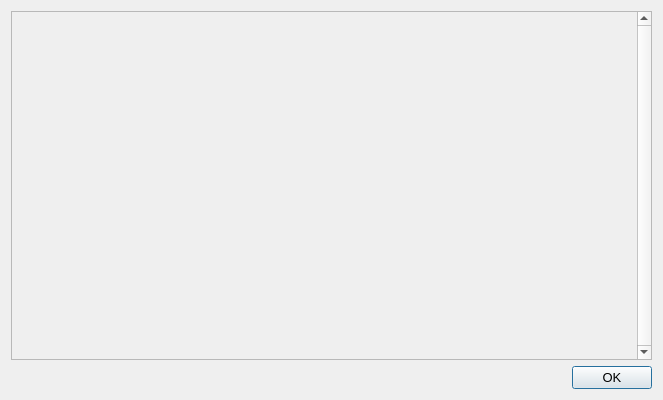
<?xml version="1.0" encoding="UTF-8"?>
<ui version="4.0">
 <class>HelpMessageDialog</class>
 <widget class="QDialog" name="HelpMessageDialog">
  <property name="geometry">
   <rect>
    <x>0</x>
    <y>0</y>
    <width>663</width>
    <height>400</height>
   </rect>
  </property>
  <property name="font">
   <font>
    <pointsize>10</pointsize>
   </font>
  </property>
  <property name="windowTitle">
   <string notr="true">Sexcoin Core - Command-line options</string>
  </property>
  <layout class="QHBoxLayout" name="horizontalLayout_2">
   <item>
    <layout class="QVBoxLayout" name="verticalLayout">
     <item>
      <widget class="QScrollArea" name="scrollArea">
       <property name="verticalScrollBarPolicy">
        <enum>Qt::ScrollBarAlwaysOn</enum>
       </property>
       <property name="widgetResizable">
        <bool>true</bool>
       </property>
       <widget class="QWidget" name="scrollAreaWidgetContents">
        <property name="geometry">
         <rect>
          <x>0</x>
          <y>0</y>
          <width>624</width>
          <height>348</height>
         </rect>
        </property>
        <property name="cursor">
         <cursorShape>UpArrowCursor</cursorShape>
        </property>
        <layout class="QVBoxLayout" name="verticalLayout_2">
         <item>
          <widget class="QLabel" name="helpMessageLabel">
           <property name="cursor">
            <cursorShape>IBeamCursor</cursorShape>
           </property>
           <property name="styleSheet">
            <string notr="true">background-image: url(:/images/about);</string>
           </property>
           <property name="textFormat">
            <enum>Qt::PlainText</enum>
           </property>
           <property name="openExternalLinks">
            <bool>true</bool>
           </property>
           <property name="textInteractionFlags">
            <set>Qt::LinksAccessibleByMouse|Qt::TextSelectableByKeyboard|Qt::TextSelectableByMouse</set>
           </property>
          </widget>
         </item>
        </layout>
       </widget>
      </widget>
     </item>
     <item>
      <widget class="QDialogButtonBox" name="okButton">
       <property name="orientation">
        <enum>Qt::Horizontal</enum>
       </property>
       <property name="standardButtons">
        <set>QDialogButtonBox::Ok</set>
       </property>
      </widget>
     </item>
    </layout>
   </item>
  </layout>
 </widget>
 <resources>
  <include location="../bitcoin.qrc"/>
 </resources>
 <connections>
  <connection>
   <sender>okButton</sender>
   <signal>accepted()</signal>
   <receiver>HelpMessageDialog</receiver>
   <slot>accept()</slot>
   <hints>
    <hint type="sourcelabel">
     <x>20</x>
     <y>20</y>
    </hint>
    <hint type="destinationlabel">
     <x>20</x>
     <y>20</y>
    </hint>
   </hints>
  </connection>
  <connection>
   <sender>okButton</sender>
   <signal>rejected()</signal>
   <receiver>HelpMessageDialog</receiver>
   <slot>reject()</slot>
   <hints>
    <hint type="sourcelabel">
     <x>20</x>
     <y>20</y>
    </hint>
    <hint type="destinationlabel">
     <x>20</x>
     <y>20</y>
    </hint>
   </hints>
  </connection>
 </connections>
</ui>
